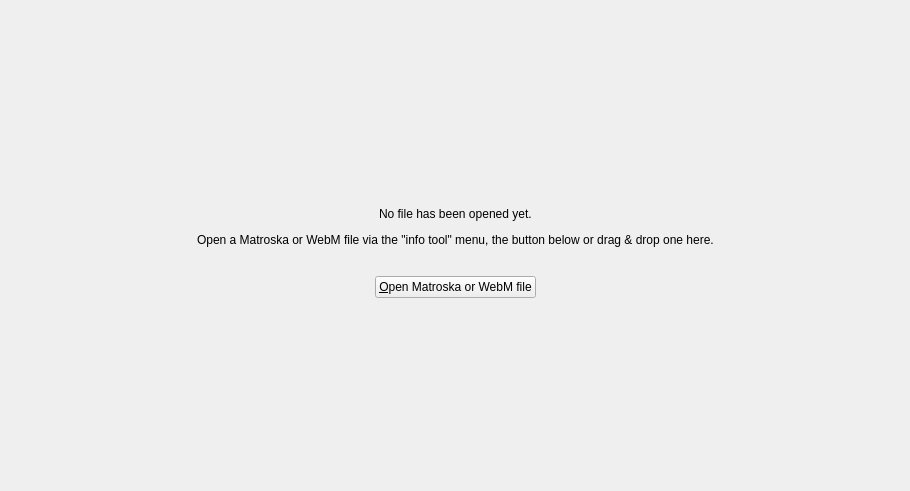
<?xml version="1.0" encoding="UTF-8"?>
<ui version="4.0">
 <class>mtx::gui::Info::Tool</class>
 <widget class="QWidget" name="mtx::gui::Info::Tool">
  <property name="geometry">
   <rect>
    <x>0</x>
    <y>0</y>
    <width>910</width>
    <height>491</height>
   </rect>
  </property>
  <property name="acceptDrops">
   <bool>true</bool>
  </property>
  <property name="windowTitle">
   <string notr="true">Form</string>
  </property>
  <layout class="QVBoxLayout" name="verticalLayout_3">
   <property name="bottomMargin">
    <number>0</number>
   </property>
   <item>
    <widget class="QStackedWidget" name="stack">
     <property name="currentIndex">
      <number>0</number>
     </property>
     <widget class="QWidget" name="noInfosPage">
      <layout class="QVBoxLayout" name="verticalLayout_2">
       <property name="leftMargin">
        <number>0</number>
       </property>
       <property name="topMargin">
        <number>0</number>
       </property>
       <property name="rightMargin">
        <number>0</number>
       </property>
       <property name="bottomMargin">
        <number>0</number>
       </property>
       <item>
        <widget class="QWidget" name="noFileOpened" native="true">
         <layout class="QVBoxLayout" name="verticalLayout">
          <property name="leftMargin">
           <number>0</number>
          </property>
          <property name="topMargin">
           <number>0</number>
          </property>
          <property name="rightMargin">
           <number>0</number>
          </property>
          <property name="bottomMargin">
           <number>0</number>
          </property>
          <item>
           <spacer name="verticalSpacer">
            <property name="orientation">
             <enum>Qt::Vertical</enum>
            </property>
            <property name="sizeHint" stdset="0">
             <size>
              <width>20</width>
              <height>74</height>
             </size>
            </property>
           </spacer>
          </item>
          <item>
           <layout class="QHBoxLayout" name="horizontalLayout">
            <item>
             <spacer name="horizontalSpacer">
              <property name="orientation">
               <enum>Qt::Horizontal</enum>
              </property>
              <property name="sizeHint" stdset="0">
               <size>
                <width>40</width>
                <height>20</height>
               </size>
              </property>
             </spacer>
            </item>
            <item>
             <widget class="QLabel" name="noFileOpenedLabel">
              <property name="text">
               <string>No file has been opened yet.</string>
              </property>
             </widget>
            </item>
            <item>
             <spacer name="horizontalSpacer_3">
              <property name="orientation">
               <enum>Qt::Horizontal</enum>
              </property>
              <property name="sizeHint" stdset="0">
               <size>
                <width>40</width>
                <height>20</height>
               </size>
              </property>
             </spacer>
            </item>
           </layout>
          </item>
          <item>
           <layout class="QHBoxLayout" name="horizontalLayout_2">
            <item>
             <spacer name="horizontalSpacer_2">
              <property name="orientation">
               <enum>Qt::Horizontal</enum>
              </property>
              <property name="sizeHint" stdset="0">
               <size>
                <width>40</width>
                <height>20</height>
               </size>
              </property>
             </spacer>
            </item>
            <item>
             <widget class="QLabel" name="howToOpenLabel">
              <property name="text">
               <string>Open a Matroska or WebM file via the &quot;info tool&quot; menu, the button below or drag &amp; drop one here.</string>
              </property>
             </widget>
            </item>
            <item>
             <spacer name="horizontalSpacer_4">
              <property name="orientation">
               <enum>Qt::Horizontal</enum>
              </property>
              <property name="sizeHint" stdset="0">
               <size>
                <width>40</width>
                <height>20</height>
               </size>
              </property>
             </spacer>
            </item>
           </layout>
          </item>
          <item>
           <spacer name="verticalSpacer_3">
            <property name="orientation">
             <enum>Qt::Vertical</enum>
            </property>
            <property name="sizeType">
             <enum>QSizePolicy::Fixed</enum>
            </property>
            <property name="sizeHint" stdset="0">
             <size>
              <width>20</width>
              <height>20</height>
             </size>
            </property>
           </spacer>
          </item>
          <item>
           <layout class="QHBoxLayout" name="horizontalLayout_3">
            <item>
             <spacer name="horizontalSpacer_5">
              <property name="orientation">
               <enum>Qt::Horizontal</enum>
              </property>
              <property name="sizeHint" stdset="0">
               <size>
                <width>40</width>
                <height>20</height>
               </size>
              </property>
             </spacer>
            </item>
            <item>
             <widget class="QPushButton" name="openFileButton">
              <property name="text">
               <string>&amp;Open Matroska or WebM file</string>
              </property>
              <property name="icon">
               <iconset theme="document-open"/>
              </property>
             </widget>
            </item>
            <item>
             <spacer name="horizontalSpacer_7">
              <property name="orientation">
               <enum>Qt::Horizontal</enum>
              </property>
              <property name="sizeHint" stdset="0">
               <size>
                <width>40</width>
                <height>20</height>
               </size>
              </property>
             </spacer>
            </item>
           </layout>
          </item>
          <item>
           <spacer name="verticalSpacer_2">
            <property name="orientation">
             <enum>Qt::Vertical</enum>
            </property>
            <property name="sizeHint" stdset="0">
             <size>
              <width>20</width>
              <height>73</height>
             </size>
            </property>
           </spacer>
          </item>
         </layout>
        </widget>
       </item>
      </layout>
     </widget>
     <widget class="QWidget" name="infosPage">
      <layout class="QVBoxLayout" name="verticalLayout_4">
       <property name="leftMargin">
        <number>0</number>
       </property>
       <property name="topMargin">
        <number>0</number>
       </property>
       <property name="rightMargin">
        <number>0</number>
       </property>
       <property name="bottomMargin">
        <number>0</number>
       </property>
       <item>
        <widget class="mtx::gui::Util::BasicTabWidget" name="infos">
         <property name="currentIndex">
          <number>-1</number>
         </property>
         <property name="tabsClosable">
          <bool>true</bool>
         </property>
         <property name="movable">
          <bool>true</bool>
         </property>
        </widget>
       </item>
      </layout>
     </widget>
    </widget>
   </item>
  </layout>
 </widget>
 <customwidgets>
  <customwidget>
   <class>mtx::gui::Util::BasicTabWidget</class>
   <extends>QTabWidget</extends>
   <header>mkvtoolnix-gui/util/basic_tab_widget.h</header>
   <container>1</container>
  </customwidget>
 </customwidgets>
 <resources>
  <include location="../../qt_resources.qrc"/>
 </resources>
 <connections/>
</ui>
